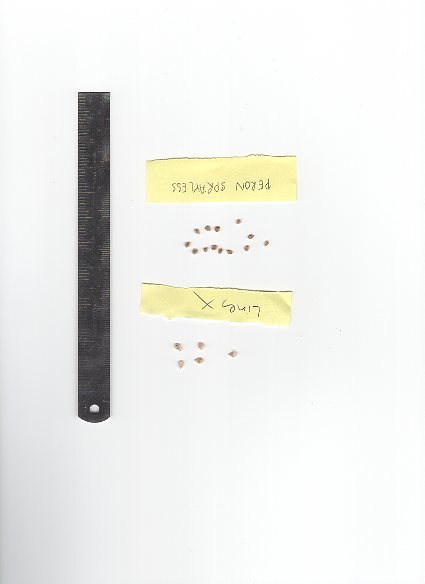
#> input picture Images/whole_imgs/img003.jpg, 425 x 584 px
$ python test_mask.py
#> lines starting #> are read from the running program, lines starting #| are printed output that depends on the picture; after the words box and inside, x2 and y2 are one past the last pixel; in counts of white or black regions, pixels touching at a corner belong together
### src/train_model.py
from __future__ import annotations

import math
import cv2
import numpy as np


def seed_record_from_contour(contour, min_area_px: float = 20.0):
    """Build one seed measurement record from a contour, if it is large enough."""
    area_px = cv2.contourArea(contour)
    if area_px < min_area_px:
        return None

    rect = cv2.minAreaRect(contour)
    width_px, height_px = rect[1]
    if width_px == 0 or height_px == 0:
        return None

    return {
        "contour": contour,
        "area_px": area_px,
        "width_px": float(width_px),
        "height_px": float(height_px),
        "center": tuple(rect[0]),
        "angle": float(rect[2]),
    }


def seed_records_from_contours(contours, min_area_px: float = 20.0):
    """Build sorted seed records from contours."""
    seeds = []
    for contour in contours:
        seed = seed_record_from_contour(contour, min_area_px)
        if seed is not None:
            seeds.append(seed)

    seeds.sort(key=lambda s: s["area_px"], reverse=True)
    return seeds


def segment_seeds(image_bgr: np.ndarray, min_area_px: float = 20.0):

    # Step 1: Convert to grayscale
    gray = cv2.cvtColor(image_bgr, cv2.COLOR_BGR2GRAY)

    # Step 2: Apply Gaussian blur to smooth texture and blend dark spots inside seeds
    blurred = cv2.GaussianBlur(gray, (5, 5), 0)

    # Step 3: Apply binary thresholding (Otsu's method for automatic threshold selection)
    # Regular BINARY threshold: foreground (seeds) = white (255), background = black (0)
    _, threshold_mask = cv2.threshold(blurred, 0, 255, cv2.THRESH_BINARY + cv2.THRESH_OTSU)

    # Step 3.5: Apply morphological operations to remove noise
    # Opening removes small white noise in the background
    kernel_open = cv2.getStructuringElement(cv2.MORPH_ELLIPSE, (5, 5))
    threshold_mask = cv2.morphologyEx(threshold_mask, cv2.MORPH_OPEN, kernel_open, iterations=2)

    # Closing fills small holes inside seeds
    kernel_close = cv2.getStructuringElement(cv2.MORPH_ELLIPSE, (7, 7))
    threshold_mask = cv2.morphologyEx(threshold_mask, cv2.MORPH_CLOSE, kernel_close, iterations=2)

    # Step 4: Find external contours on the white seeds
    # Use CHAIN_APPROX_NONE for accurate perimeter measurement
    contours, _ = cv2.findContours(threshold_mask, cv2.RETR_EXTERNAL, cv2.CHAIN_APPROX_NONE)

    seeds = seed_records_from_contours(contours, min_area_px)

    # Return inverted mask (black seeds on white background) for display
    display_mask = cv2.bitwise_not(threshold_mask)
    return display_mask, seeds

# [42 lines left out: function summarize_seeds, not called in this run]

def annotate(image_bgr: np.ndarray, seed_metrics):
    annotated = image_bgr.copy()
    color = (0, 180, 255)

    for idx, seed in enumerate(seed_metrics, start=1):
        contour = seed["contour"]
        cv2.drawContours(annotated, [contour], -1, color, 1)

        x, y, _, _ = cv2.boundingRect(contour)

        # Show ID and area (prefer calibrated mm^2 when available)
        if seed.get("area_mm2") is not None:
            area_text = f"{seed['area_mm2']:.2f} mm^2"
        else:
            area_text = f"{seed['area_px']:.1f} px^2"
        label = f"ID {idx} | A {area_text}"

        cv2.putText(
            annotated,
            label,
            (x, max(0, y - 4)),
            cv2.FONT_HERSHEY_SIMPLEX,
            0.6,
            color,
            2,
            cv2.LINE_AA,
        )

    return annotated

# [39 lines left out: function describe, not called in this run]

### test_mask.py
"""Manual helper for previewing the whole-seed mask overlay."""

from pathlib import Path

import cv2

from src.train_model import annotate, segment_seeds


IMAGE_PATH = Path("Images/whole_imgs/img003.jpg")


def main() -> None:
    """Open a local image and show its annotated segmentation overlay."""
    image = cv2.imread(str(IMAGE_PATH))
#> image is the input picture: shape (584, 425, 3); mean B, G, R 235.3, 238.8, 238
    if image is None:
        raise FileNotFoundError(f"Could not read image: {IMAGE_PATH}")

    _, seeds = segment_seeds(image)
#> in segment_seeds, `gray = cv2.cvtColor(image_bgr, cv2.COLOR_BGR2GRAY)`:
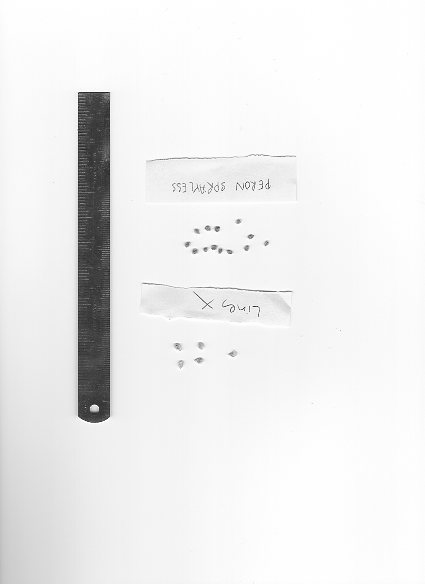
#> gray: shape (584, 425); min 21, max 255, mean 238
#> in segment_seeds, `_, threshold_mask = cv2.threshold(blurred, 0, 255, cv2.THRESH_BINARY +..`:
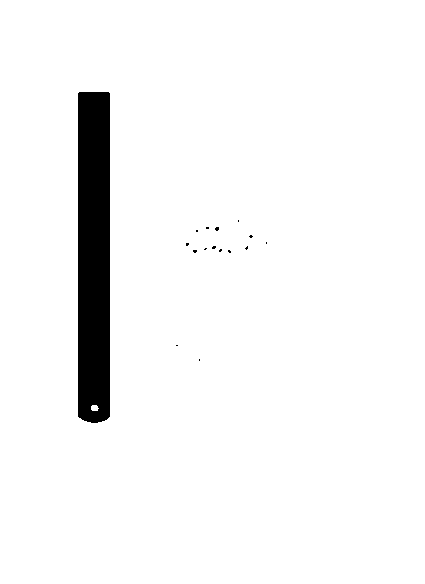
#> threshold_mask: shape (584, 425); 95.7% white; 16 black regions (15 under 20 px), largest, box (x1, y1, x2, y2) and area: (78, 92, 110, 423) 10483
#> in segment_seeds, `threshold_mask = cv2.morphologyEx(threshold_mask, cv2.MORPH_OPEN, kern..`: threshold_mask: shape (584, 425); 95.7% white; 15 black regions (13 under 20 px), largest, box (x1, y1, x2, y2) and area: (78, 92, 110, 423) 10523, (211, 246, 223, 252) 33
#> in segment_seeds, `threshold_mask = cv2.morphologyEx(threshold_mask, cv2.MORPH_CLOSE, ker..`: threshold_mask: shape (584, 425); 95.8% white; 1 black region
#> in segment_seeds, `contours, _ = cv2.findContours(threshold_mask, cv2.RETR_EXTERNAL, cv2...`: contours = 1 contour; box (x1, y1, x2, y2) and area: (0, 0, 425, 584) 247192
#> the loop in seed_records_from_contours, `for contour in contours:` made 1 pass
#> (area_px in seed_record_from_contour, rect in seed_record_from_contour, width_px in seed_record_from_contour, height_px in seed_record_from_contour) on pass 1: (247192, ((212, 291.5), (583, 424), -90), 583, 424)
#> after the loop in seed_records_from_contours, `for contour in contours:`: seeds = 1 item
#> in segment_seeds, `display_mask = cv2.bitwise_not(threshold_mask)`: display_mask: shape (584, 425); 4.2% white; 1 white region, box (x1, y1, x2, y2) and area: (78, 92, 110, 423) 10493
#> seeds = 1 item
    overlay = annotate(image, seeds)
#> the loop in annotate, `for idx, seed in enumerate(seed_metrics, start=1):` made 1 pass
#> (idx, x, y, label) on pass 1: (1, 0, 0, 'ID 1 | A 247192.0 px^2')
#> after the loop in annotate, `for idx, seed in enumerate(seed_metrics, start=1):`:
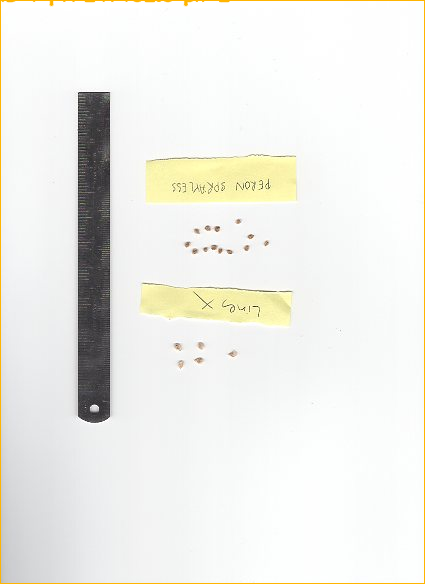
#> annotated: shape (584, 425, 3); 0.92% of pixels changed, all inside (x1, y1, x2, y2) = (0, 0, 425, 584)

    cv2.imshow("Seed Mask Overlay", overlay)
    cv2.waitKey(0)
    cv2.destroyAllWindows()


if __name__ == "__main__":
    main()

$ run again, with Images/whole_imgs/img004.jpg copied over Images/whole_imgs/img003.jpg
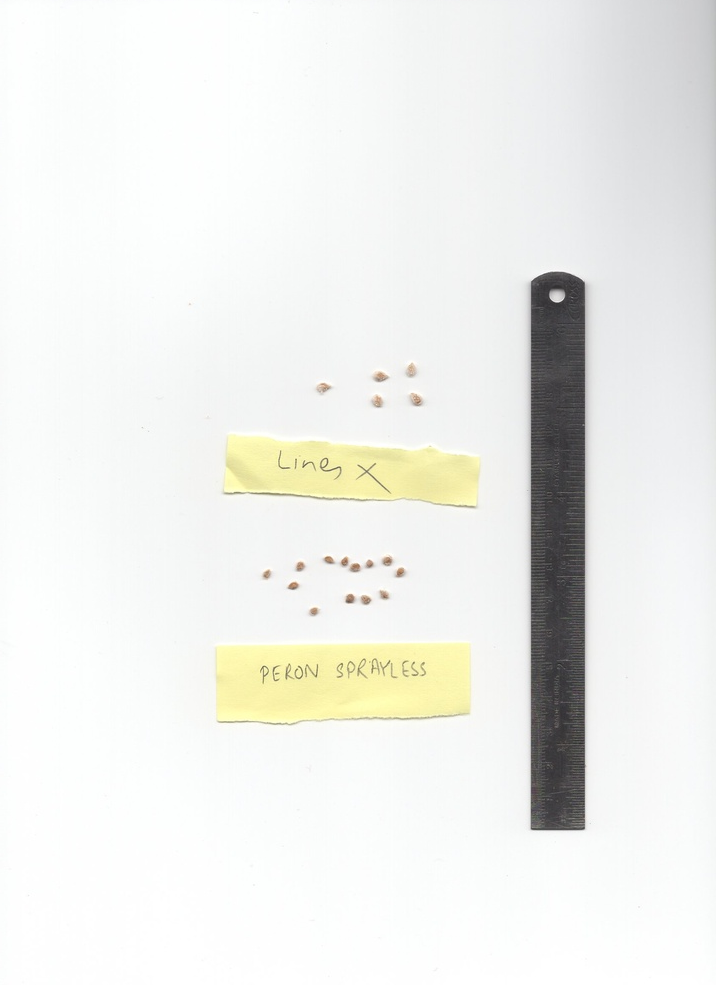
#> input picture Images/whole_imgs/img004.jpg, 716 x 985 px, shrunk from 1700 x 2339 before the run
#> in main, image is the input picture: shape (985, 716, 3); mean B, G, R 235.3, 238.9, 238
#> in segment_seeds, `_, threshold_mask = cv2.threshold(blurred, 0, 255, cv2.THRESH_BINARY +..`:
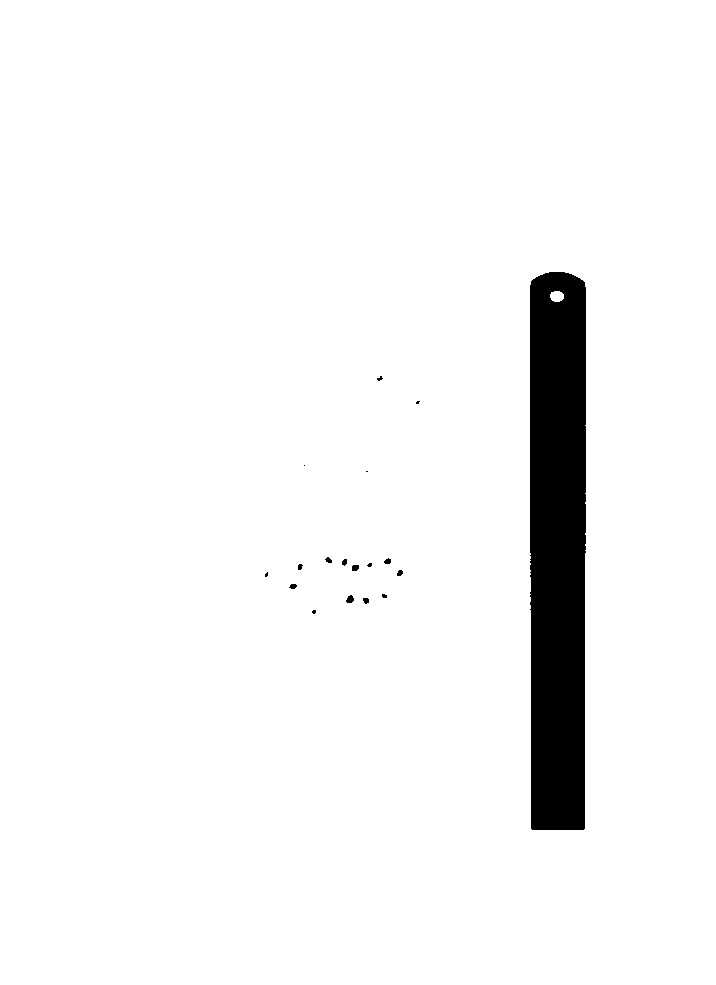
#> threshold_mask: shape (985, 716); 95.6% white; 18 black regions (8 under 20 px), largest, box (x1, y1, x2, y2) and area: (530, 272, 586, 830) 30389, (346, 595, 354, 603) 46, (352, 565, 359, 571) 38
#> contours = 1 contour; box (x1, y1, x2, y2) and area: (0, 0, 716, 985) 703560
#> the loop in seed_records_from_contours, `for contour in contours:` made 1 pass
#> (area_px in seed_record_from_contour, rect in seed_record_from_contour, width_px in seed_record_from_contour, height_px in seed_record_from_contour) on pass 1: (703560, ((357.5, 492), (984, 715), -90), 984, 715)
#> after the loop in seed_records_from_contours, `for contour in contours:`: seeds = 1 item
#> display_mask: shape (985, 716); 4.3% white; 1 white region, box (x1, y1, x2, y2) and area: (530, 272, 586, 830) 30404
#> the loop in annotate, `for idx, seed in enumerate(seed_metrics, start=1):` made 1 pass
#> (idx, x, y, label) on pass 1: (1, 0, 0, 'ID 1 | A 703560.0 px^2')
#> after the loop in annotate, `for idx, seed in enumerate(seed_metrics, start=1):`:
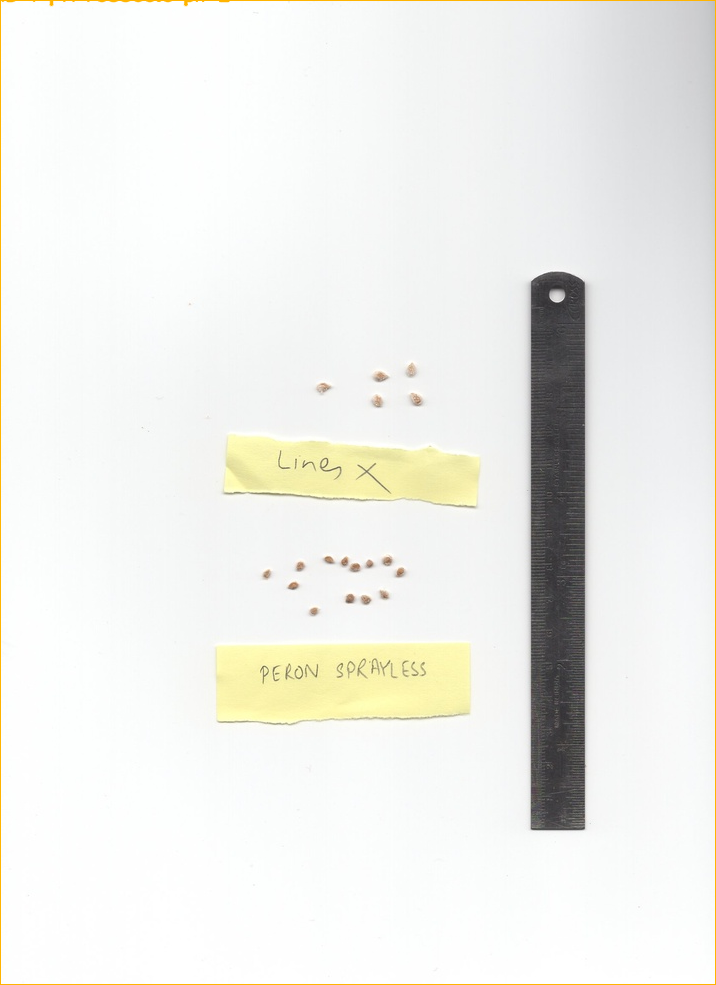
#> annotated: shape (985, 716, 3); 0.52% of pixels changed, all inside (x1, y1, x2, y2) = (0, 0, 716, 985)
